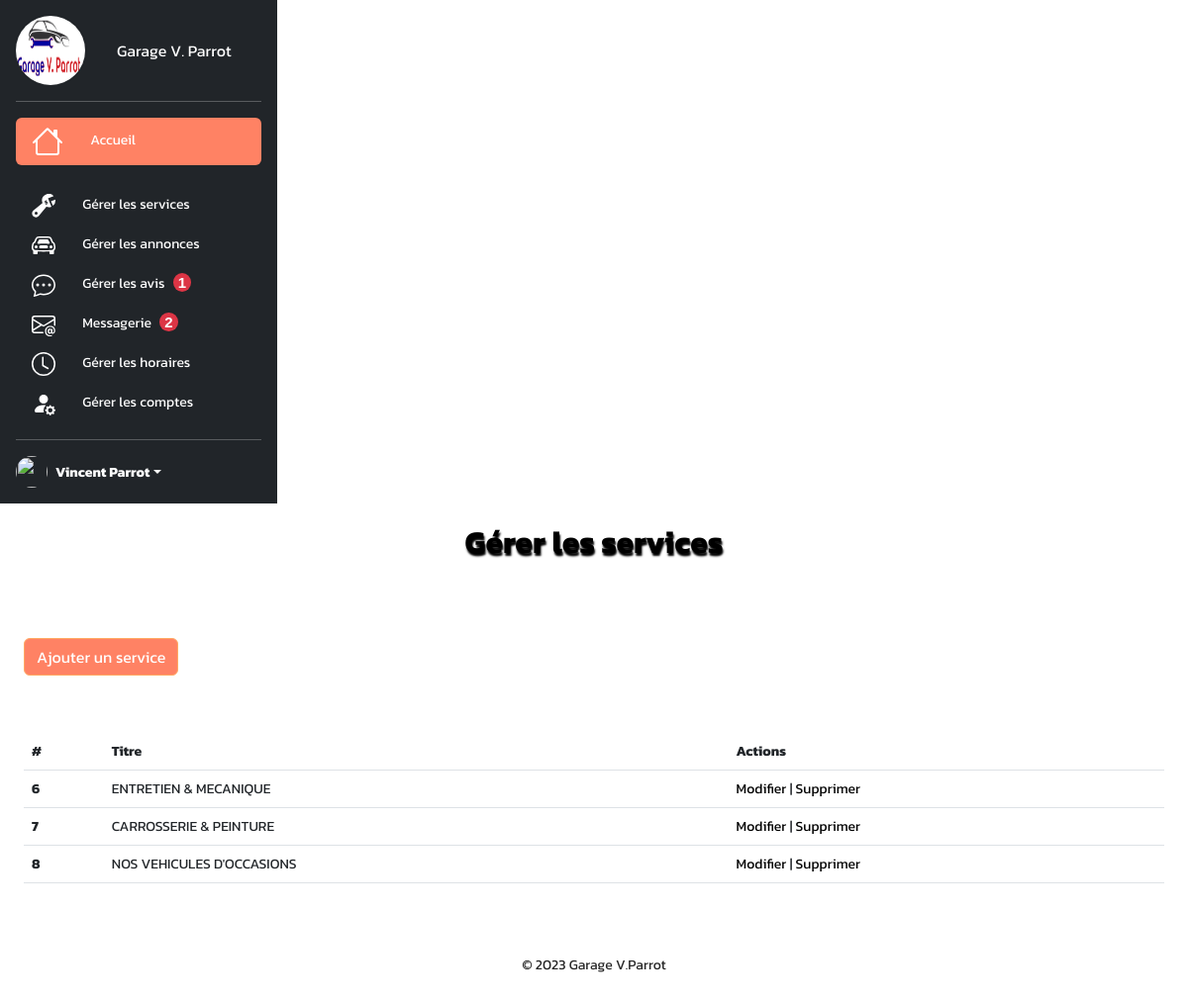
The app's page /admin/templates/services.php (signed in) with its own data.
### tables this page shows
CREATE TABLE IF NOT EXISTS `services` (
  `id` int NOT NULL AUTO_INCREMENT,
  `titre` varchar(255) NOT NULL,
  `description` text NOT NULL,
  `image` varchar(255) DEFAULT NULL,
  `categorie_id` int DEFAULT NULL,
  `mouvement` varchar(10) DEFAULT NULL,
  `lien_page` varchar(255) NOT NULL,
  PRIMARY KEY (`id`),
  KEY `categorie_id` (`categorie_id`)
);

### lib/service_tools.php (called while the page is built, shortened)
<?php
function getServices(PDO $pdo, int $limit = null): array
{
    $sql = 'SELECT * FROM services ORDER BY RAND() DESC';
    if ($limit) {
        $sql .= ' LIMIT :limit';
    }
    $query = $pdo->prepare($sql);
    if ($limit) {
        $query->bindParam(':limit', $limit, PDO::PARAM_INT);
    }
    $query->execute();
    return $query->fetchAll();
}

### admin/templates/services.php (the view, shortened to what this page needs)
<?php
require_once __DIR__ . "/../../lib/pdo.php";
require_once __DIR__ . "/../../lib/service_tools.php";
require_once __DIR__ . "/header.php";
if (isset($_GET['page'])) {
    $page = (int)$_GET['page'];
} else {
    $page = 1;
}
$services = getServices($pdo, _ADMIN_ITEM_PER_PAGE_, $page);
?>
<h1 class="display-5 fw-bold text-body-emphasis">Gérer les services</h1>
<div class="d-flex gap-2 justify-content-left py-5">
    <a class="btn btn-primary d-inline-flex align-items-left" href="service.php">
        Ajouter un service
    </a>
</div>
<table class="table">
    <thead>
        <tr>
            <th scope="col">#</th>
            <th scope="col">Titre</th>
            <th scope="col">Actions</th>
        </tr>
    </thead>
    <tbody>
        <?php foreach ($services as $service) { ?>
            <tr>
                <th scope="row"><?= $service["id"]; ?></th>
                <td><?= $service["titre"]; ?></td>
                <td><a href="service.php?id=<?= $service['id'] ?>">Modifier</a>
                    | <a href="service_delete.php?id=<?= $service['id'] ?>" onclick="return confirm('Êtes-vous sûr de vouloir supprimer ce service ?')">Supprimer</a></td>
            </tr>
        <?php } ?>
    </tbody>
</table>
<nav aria-label="Page navigation example">
</nav>
<?php
require_once __DIR__ . ('/footer.php');
?>

### assets/css/Eval-garage.css (style rules this page uses)
* { margin: 0; padding: 0; box-sizing: border-box; scroll-padding-top: 2rem; scroll-behavior: smooth; }
:root { --main-color: #fe5b3d; --second-color: #ffac38; --text-color: #252525ff; --gradient: linear-gradient(#fe5b3d, #ffac38); --primary: #ff8264; --secondary: #ffaa64; --success: #28a745; --danger: #dc3545; --warning: #fd7e14; --info: #04156c; --light: #f8f9fa; --dark: #343a40; --bs-nav-link-color: var(--primary); --bs-link-color: var(--primary); --bs-link-hover-color: var(--secondary); }
.btn-primary { --bs-btn-color: #fff; --bs-btn-bg: var(--primary); --bs-btn-border-color: var(--secondary); --bs-btn-hover-color: #fff; --bs-btn-hover-bg: #ffc697; --bs-btn-hover-border-color: var(--secondary); --bs-btn-focus-shadow-rgb: 49,132,253; --bs-btn-active-color: #fff; --bs-btn-active-bg: #ff8e31; --bs-btn-active-border-color: var(--secondary); --bs-btn-active-shadow: inset 0 3px 5px rgba(0, 0, 0, 0.125); --bs-btn-disabled-color: #fff; --bs-btn-disabled-bg: #4f4f4f; --bs-btn-disabled-border-color: #343434; }
h1 { color: var(--primary); }
body { font-family: 'Kanit', sans-serif; padding: 0; margin: 0; overflow-x: hidden; color: var(--text-color); }
a { text-decoration: none; color: black }
h1 { font-family: 'Kanit', sans-serif; text-align: center; color: var(--text-color); margin-top: 40px; text-shadow: 1px 3px 2px black; }
.container h1 { color: blue; font-family: 'Kanit', sans-serif; font-size: 2rem; text-align: center; margin: 20px 0; }
body { font-size: 14px; }
.btn { margin: 10px 0; }

### records on screen
services: id "6", titre "ENTRETIEN & MECANIQUE"
services: id "7", titre "CARROSSERIE & PEINTURE"
services: id "8", titre "NOS VEHICULES D'OCCASIONS"

### other values on screen
$unverifiedCount "1"
$unreadCount "2"
$_SESSION["user"]["prenom"] "Vincent"
$_SESSION["user"]["nom"] "Parrot"
